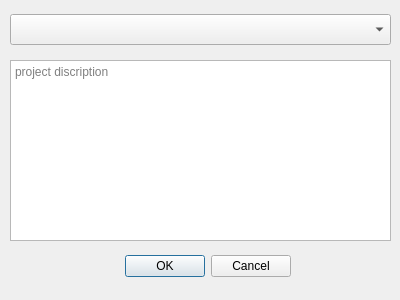
<?xml version="1.0" encoding="UTF-8"?>
<ui version="4.0">
 <class>Dialog</class>
 <widget class="QDialog" name="Dialog">
  <property name="geometry">
   <rect>
    <x>0</x>
    <y>0</y>
    <width>400</width>
    <height>300</height>
   </rect>
  </property>
  <property name="windowTitle">
   <string>Dialog</string>
  </property>
  <widget class="QDialogButtonBox" name="buttonBox">
   <property name="geometry">
    <rect>
     <x>100</x>
     <y>250</y>
     <width>191</width>
     <height>32</height>
    </rect>
   </property>
   <property name="orientation">
    <enum>Qt::Horizontal</enum>
   </property>
   <property name="standardButtons">
    <set>QDialogButtonBox::Cancel|QDialogButtonBox::Ok</set>
   </property>
  </widget>
  <widget class="QTextEdit" name="textEdit">
   <property name="geometry">
    <rect>
     <x>10</x>
     <y>60</y>
     <width>381</width>
     <height>181</height>
    </rect>
   </property>
   <property name="placeholderText">
    <string>project discription</string>
   </property>
  </widget>
  <widget class="QComboBox" name="comboBox">
   <property name="geometry">
    <rect>
     <x>10</x>
     <y>14</y>
     <width>381</width>
     <height>31</height>
    </rect>
   </property>
   <property name="placeholderText">
    <string>select project</string>
   </property>
  </widget>
 </widget>
 <resources/>
 <connections>
  <connection>
   <sender>buttonBox</sender>
   <signal>accepted()</signal>
   <receiver>Dialog</receiver>
   <slot>accept()</slot>
   <hints>
    <hint type="sourcelabel">
     <x>248</x>
     <y>254</y>
    </hint>
    <hint type="destinationlabel">
     <x>157</x>
     <y>274</y>
    </hint>
   </hints>
  </connection>
  <connection>
   <sender>buttonBox</sender>
   <signal>rejected()</signal>
   <receiver>Dialog</receiver>
   <slot>reject()</slot>
   <hints>
    <hint type="sourcelabel">
     <x>316</x>
     <y>260</y>
    </hint>
    <hint type="destinationlabel">
     <x>286</x>
     <y>274</y>
    </hint>
   </hints>
  </connection>
 </connections>
</ui>
